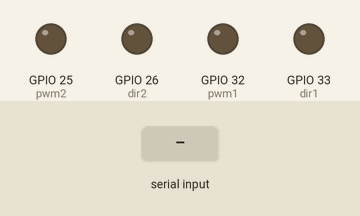
Simulated run of this sketch. Board: ESP32. Parts: output pins drawn as LEDs (lit = HIGH). The inputs (shaded band) are chosen by the test bench.

Above: at 1.2 s.
1.3 s: "w" received over Serial
At 2.4 s:
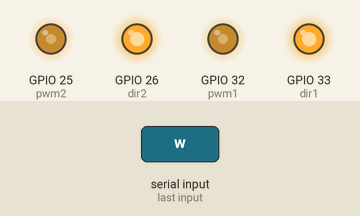
3.4 s: "s" received over Serial
At 5.2 s:
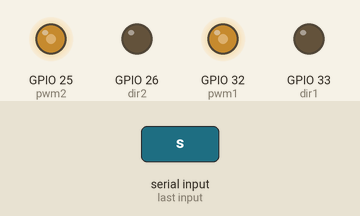
5.5 s: "a" received over Serial
At 6.8 s:
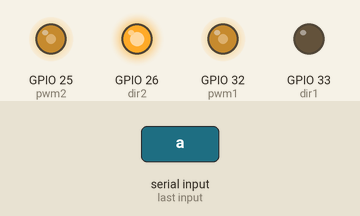
7.6 s: "d" received over Serial
At 9.6 s:
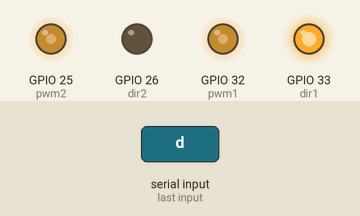
Timing chart, 0 to 10.7 s (numbered marks = the images above; inputs shaded):
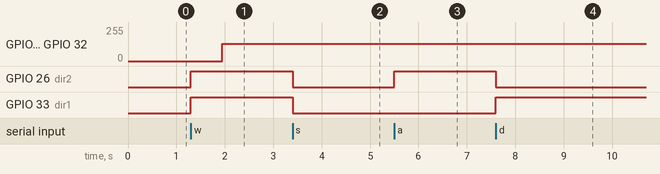

The sketch:

old_rover_traversal.ino
```cpp
int dir1 = 33;  // D1 in the second code
int pwm1 = 32;  // P1 in the second code

int dir2 = 26;  // D2 in the second code
int pwm2 = 25;  // P2 in the second code

const int freq = 20000;
const int pwmChannel1 = 0;
const int pwmChannel2 = 1;
const int resolution = 8;
int pwm = 128;

void setup() {
  pinMode(dir1, OUTPUT);
  pinMode(pwm1, OUTPUT);
  pinMode(dir2, OUTPUT);
  pinMode(pwm2, OUTPUT);

  // Attach channels to pins with corresponding PWM settings
  ledcAttachPin(pwm1, pwmChannel1);
  ledcAttachPin(pwm2, pwmChannel2);

  ledcSetup(pwmChannel1, freq, resolution);
  ledcSetup(pwmChannel2, freq, resolution);

  Serial.begin(9600);
}

void loop() {
  if (Serial.available() > 0) {
    char a = Serial.read();
    switch (a) {
      case 'w':  // Move forward
        digitalWrite(dir1, HIGH);
        digitalWrite(dir2, HIGH);
        gradualSpeedUp(pwm);
        break;

      case 's':  // Move backward
        digitalWrite(dir1, LOW);
        digitalWrite(dir2, LOW);
        gradualSpeedUp(pwm);
        break;

      case 'a':  // Move left
        digitalWrite(dir1, LOW);
        digitalWrite(dir2, HIGH);
        gradualSpeedUp(pwm);
        break;

      case 'd':  // Move right
        digitalWrite(dir1, HIGH);
        digitalWrite(dir2, LOW);
        gradualSpeedUp(pwm);
        break;

      case 'x':  // Stop
        gradualSpeedDown();
        break;
    }
  }
}

void gradualSpeedUp(int final_speed) {
  for (int i = 0; i <= final_speed; i++) {
    ledcWrite(pwmChannel1, i);
    ledcWrite(pwmChannel2, i);
    delay(5);
  }
}

void gradualSpeedDown() {
  for (int i = pwm; i >= 0; i--) {
    ledcWrite(pwmChannel1, i);
    ledcWrite(pwmChannel2, i);
    delay(10);
  }
}
```

Measured:
- after the input at 1.3 s, GPIO 25 (pwm2), GPIO 32 (pwm1): 0/255 → 128/255 after 0.64 s; GPIO 26 (dir2), GPIO 33 (dir1): LOW → HIGH at once
- after the input at 3.4 s, GPIO 26 (dir2), GPIO 33 (dir1): HIGH → LOW at once
- after the input at 5.5 s, GPIO 26 (dir2): LOW → HIGH at once
- after the input at 7.6 s, GPIO 26 (dir2): HIGH → LOW at once; GPIO 33 (dir1): LOW → HIGH at once
